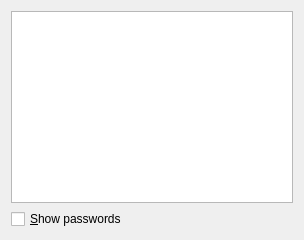
<?xml version="1.0" encoding="UTF-8"?>
<ui version="4.0">
 <class>CredentialsDetailsWidget</class>
 <widget class="QWidget" name="CredentialsDetailsWidget">
  <property name="geometry">
   <rect>
    <x>0</x>
    <y>0</y>
    <width>304</width>
    <height>236</height>
   </rect>
  </property>
  <property name="autoFillBackground">
   <bool>true</bool>
  </property>
  <layout class="QHBoxLayout" name="horizontalLayout_2">
   <item>
    <layout class="QVBoxLayout" name="verticalLayout">
     <item>
      <widget class="WebFieldsDataView" name="fields">
       <property name="sizePolicy">
        <sizepolicy hsizetype="Preferred" vsizetype="Minimum">
         <horstretch>0</horstretch>
         <verstretch>0</verstretch>
        </sizepolicy>
       </property>
      </widget>
     </item>
     <item>
      <layout class="QHBoxLayout" name="horizontalLayout">
       <item>
        <widget class="QCheckBox" name="showPasswords">
         <property name="text">
          <string>&amp;Show passwords</string>
         </property>
        </widget>
       </item>
      </layout>
     </item>
    </layout>
   </item>
  </layout>
 </widget>
 <customwidgets>
  <customwidget>
   <class>WebFieldsDataView</class>
   <extends>QTableView</extends>
   <header>webfieldsdataview.h</header>
  </customwidget>
 </customwidgets>
 <resources/>
 <connections/>
</ui>
